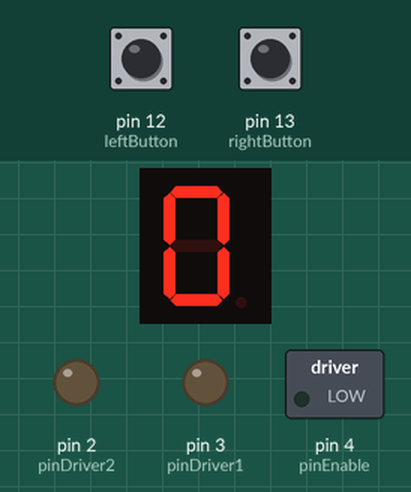
The sketch below on a simulated Arduino Uno, built with avr-gcc and run on an emulated ATmega328P. On the bench: 1-digit seven-segment display, switched loads named in the sketch (green lamp = pin HIGH), output pins drawn as LEDs (lit = HIGH). Wiring (inferred from the names in the program): 1-digit 7-segment display, segments lit when LOW: segments pin 9, pin 8, pin 5, pin 6, pin 7, pin 10, pin 11. The inputs (shaded band) are chosen by the test bench; at power-on: pin 12 (leftButton) LOW, pin 13 (rightButton) LOW. The segment pins are drawn as the display they are named for; pins used as bus, display or sensor lines are not drawn.

Above: at 1.2 s.
1.3 s: pin 12 (leftButton) pulled HIGH for 0.15 s
At 1.7 s:
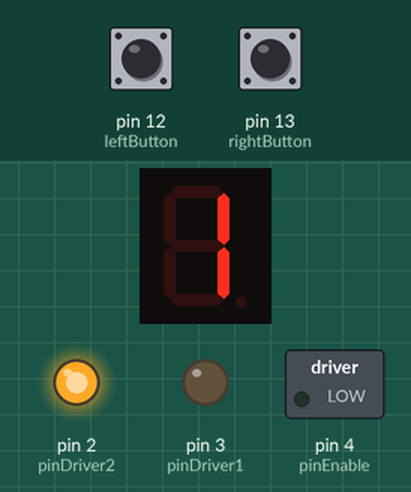
2.9 s: pin 12 (leftButton) pulled HIGH for 1 s
At 4.1 s:
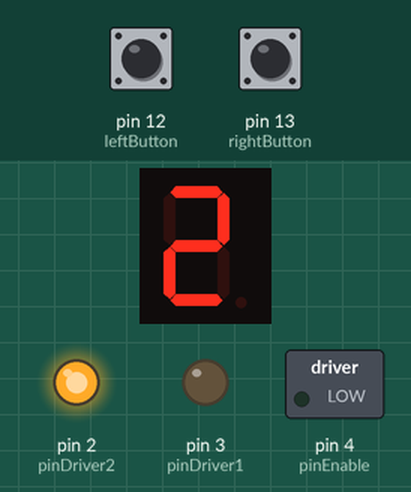
5.4 s: pin 12 (leftButton) pulled HIGH for 0.15 s
At 6.0 s:
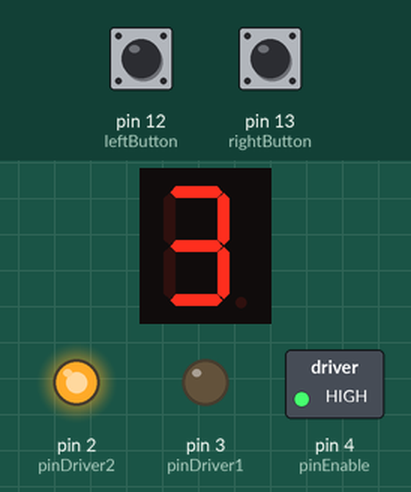
7.0 s: pin 13 (rightButton) pulled HIGH for 0.15 s
At 8.2 s:
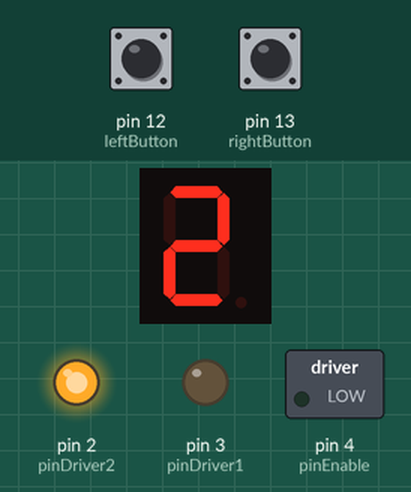
8.6 s: pin 12 (leftButton) pulled HIGH for 3.2 s
At 9.6 s:
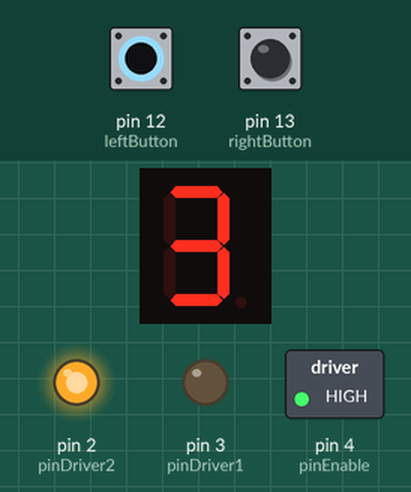
13.3 s: pin 13 (rightButton) pulsed HIGH 5 times (0.12 s each, 0.3 s apart)
At 15.6 s:
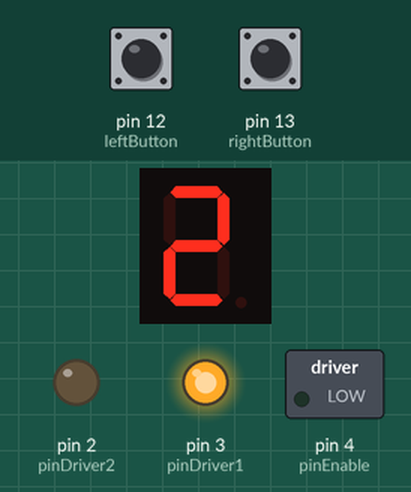
Timing chart, 0 to 17.1 s (numbered marks = the images above; inputs shaded):
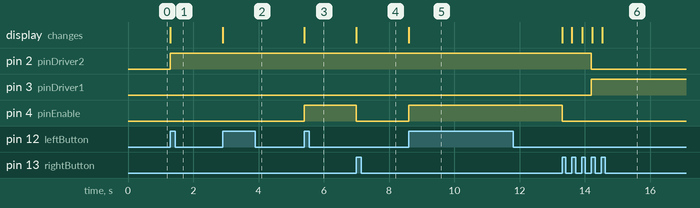

Measured:
- after the input at 1.3 s, pin 2 (pinDriver2): LOW → HIGH at once; the display: changes at once (image 1)
- after the input at 2.9 s, the display: changes at once (image 2)
- after the input at 5.4 s, pin 4 (pinEnable): LOW → HIGH at once; the display: changes at once (image 3)
- after the input at 7.0 s, pin 4 (pinEnable): HIGH → LOW at once; the display: changes at once (image 4)
- after the input at 8.6 s, pin 4 (pinEnable): LOW → HIGH at once; the display: changes at once (image 5)
- after the input at 13.3 s, pin 2 (pinDriver2): HIGH → LOW after 0.90 s; pin 3 (pinDriver1): LOW → HIGH after 0.90 s; pin 4 (pinEnable): HIGH → LOW at once; the display: changes at once (image 6)

The sketch:

GROUP_01_2018510089_2019510018_2021510032_CODE.ino
```cpp
// Global variable.
int MOTOR_STEPS =4;

// Pin locations for the 7 segment display.
const int A = 9;
const int B = 8;
const int C = 5;
const int D = 6;
const int E = 7;
const int F = 10;
const int G = 11;

// Pins for left and right buttons.
const int leftButton = 12;
const int rightButton = 13;

// Pins for motor driver .
const int pinDriver1 = 3;
const int pinDriver2 = 2;
const int pinEnable = 4;

// Current MOTOR_STEP.
int currentStep = 0;

// Variables to hold button presses.
bool rightButtonPressed = false;
bool leftButtonPressed = false;


void setup()
{
  Serial.begin(9600);

  // Set up pin modes.
  pinMode(G, OUTPUT);
  pinMode(F, OUTPUT);
  pinMode(A, OUTPUT);
  pinMode(B, OUTPUT);
  pinMode(E, OUTPUT);
  pinMode(D, OUTPUT);
  pinMode(C, OUTPUT);
  pinMode(leftButton, INPUT);
  pinMode(rightButton, INPUT);
  pinMode(pinDriver1, OUTPUT);
  pinMode(pinDriver2, OUTPUT);
  pinMode(pinEnable, OUTPUT);
  // Display zero at the beginning.
  zero();

 //If MOTOR_STEPS is not between  0 and 10, the user will be notified and a default value will be assigned.
  if (MOTOR_STEPS > 10 || MOTOR_STEPS < 0)
  {
    Serial.println("MOTOR_STEPS value should be between 0 and 10 (both included).");
    Serial.flush();
    Serial.println("Assigned default value 5 to MOTOR_STEPS.");
    Serial.flush();
    MOTOR_STEPS = 5;
  }
}

void loop()
{

  // Checking for the left button.
  if (digitalRead(leftButton) == HIGH && currentStep > -MOTOR_STEPS
     && !leftButtonPressed)
  {
    currentStep--;
    updateDisplay();
    changeSpeed();
    leftButtonPressed = true;
  }
  else if (digitalRead(leftButton) == LOW)
  {
    leftButtonPressed = false;
  }

  // Checking for the right button.
  if (digitalRead(rightButton) == HIGH && currentStep < MOTOR_STEPS
     &&!rightButtonPressed)


  {
    currentStep++;
    updateDisplay();
    changeSpeed();
    rightButtonPressed = true;
  }
  else if (digitalRead(rightButton) == LOW)
  {
    rightButtonPressed = false;
  }
  }


void changeSpeed()
{
  // Calculating the duty cycle percentage.
   int analogInput = map(abs(currentStep), 0, MOTOR_STEPS, 0, 255);

  if (currentStep == 0)  // Stop motor.
  {
    digitalWrite(pinEnable, 0);
  }
  else if (currentStep < 0)
  {// spin motor counter-clockwise.
    digitalWrite(pinDriver1, LOW);
    digitalWrite(pinDriver2, HIGH);
    analogWrite(pinEnable, analogInput);
  }
  else if (currentStep > 0)
  { // spin motor clockwise.
    digitalWrite(pinDriver1, HIGH);
    digitalWrite(pinDriver2, LOW);
    analogWrite(pinEnable, analogInput);
  }
}

//display the number on the seven segment display.
void updateDisplay()
{
 switch(abs(currentStep)){
case 0:
zero();
break;
case 1:
one();
break;
case 2:
two();
break;
case 3:
three();
break;
case 4:
four();
break;
case 5:
five();
break;
case 6:
six();
break;
case 7:
seven();
break;
case 8:
eight();
break;
case 9:
nine();
break;
case 10:
ten();
break;
default:
break;
}
}

//seven segment codes
void zero()
{
  digitalWrite(A, LOW);
  digitalWrite(B, LOW);
  digitalWrite(C, LOW);
  digitalWrite(D, LOW);
  digitalWrite(E, LOW);
  digitalWrite(F, LOW);
  digitalWrite(G, HIGH);
}

void one()
{
  digitalWrite(A, HIGH);
  digitalWrite(B, LOW);
  digitalWrite(C, LOW);
  digitalWrite(D, HIGH);
  digitalWrite(E, HIGH);
  digitalWrite(F, HIGH);
  digitalWrite(G, HIGH);
}

void two()
{
  digitalWrite(A, LOW);
  digitalWrite(B, LOW);
  digitalWrite(C, HIGH);
  digitalWrite(D, LOW);
  digitalWrite(E, LOW);
  digitalWrite(F, HIGH);
  digitalWrite(G, LOW);
}

void three()
{
  digitalWrite(A, LOW);
  digitalWrite(B, LOW);
  digitalWrite(C, LOW);
  digitalWrite(D, LOW);
  digitalWrite(E, HIGH);
  digitalWrite(F, HIGH);
  digitalWrite(G, LOW);
}

void four()
{
  digitalWrite(A, HIGH);
  digitalWrite(B, LOW);
  digitalWrite(C, LOW);
  digitalWrite(D, HIGH);
  digitalWrite(E, HIGH);
  digitalWrite(F, LOW);
  digitalWrite(G, LOW);
}

void five()
{
  digitalWrite(A, LOW);
  digitalWrite(B, HIGH);
  digitalWrite(C, LOW);
  digitalWrite(D, LOW);
  digitalWrite(E, HIGH);
  digitalWrite(F, LOW);
  digitalWrite(G, LOW);
}

void six()
{
  digitalWrite(A, LOW);
  digitalWrite(B, HIGH);
  digitalWrite(C, LOW);
  digitalWrite(D, LOW);
  digitalWrite(E, LOW);
  digitalWrite(F, LOW);
  digitalWrite(G, LOW);
}

void seven()
{
  digitalWrite(A, LOW);
  digitalWrite(B, LOW);
  digitalWrite(C, LOW);
  digitalWrite(D, HIGH);
  digitalWrite(E, HIGH);
  digitalWrite(F, HIGH);
  digitalWrite(G, HIGH);
}

void eight()
{
  digitalWrite(A, LOW);
  digitalWrite(B, LOW);
  digitalWrite(C, LOW);
  digitalWrite(D, LOW);
  digitalWrite(E, LOW);
  digitalWrite(F, LOW);
  digitalWrite(G, LOW);
}

void nine()
{
  digitalWrite(A, LOW);
  digitalWrite(B, LOW);
  digitalWrite(C, LOW);
  digitalWrite(D, LOW);
  digitalWrite(E, HIGH);
  digitalWrite(F, LOW);
  digitalWrite(G, LOW);
}

void ten()
{
  digitalWrite(A, LOW);
  digitalWrite(B, LOW);
  digitalWrite(C, LOW);
  digitalWrite(D, HIGH);
  digitalWrite(E, LOW);
  digitalWrite(F, LOW);
  digitalWrite(G, LOW);
}
```
